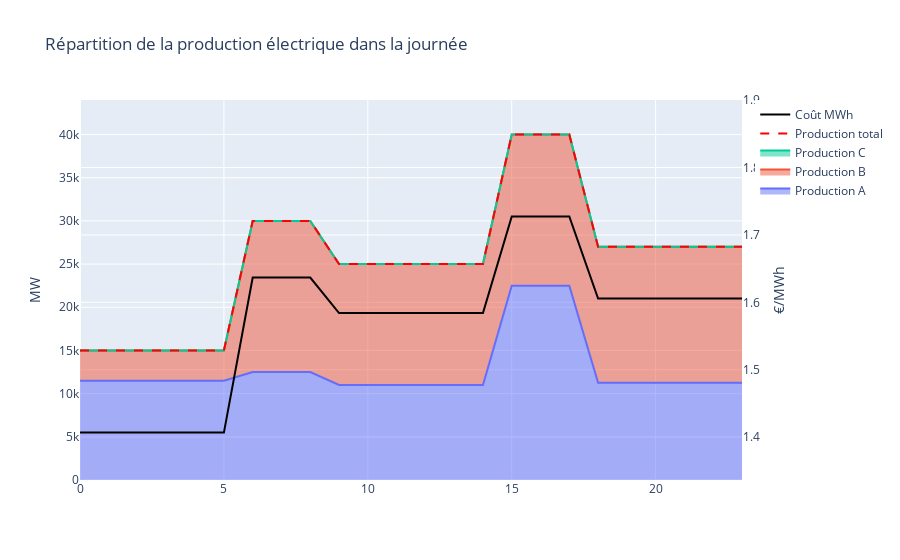

Write notebook code for a chart like this one.
### Code cell
from turtle import color
import plotly.graph_objects as go

def Results_viz(df):
    fig = go.Figure()

    Y = df["Consommation (MW)"].copy()*0
    for X in dict_11:
        Y += df[f"Puissance tot {X}"]
        fig.add_trace(
            go.Scatter(
            x=df["h"], 
            y=Y, 
            fill='tonexty',
            name = f"Production {X}"
            )
        )

    # fig.add_trace(
    #     go.Scatter(
    #         x = df["h"],
    #         y = df["Consommation (MW)"],
    #         name = "Consommation"
    #     )
    # )
    fig.add_trace(
        go.Scatter(
            x = df["h"],
            y = df["Production total"],
            name="Production total",
            line = dict(dash='dash',color="red")
        )
    )
    fig.add_trace(
        go.Scatter(
            x=df["h"],
            y=df["Coût MWh"],
            yaxis="y2",
            name="Coût MWh",
            line_color="black"
        )
    )

    fig.update_layout(
        hovermode='x',
        yaxis=dict(title="MW" ,range=[0,df["Consommation (MW)"].max()*1.1]),
        yaxis2=dict(title="€/MWh",
        range=[df["Coût MWh"].min()*0.95,df["Coût MWh"].max()*1.1],
        anchor="free",
        overlaying="y",
        side="right",
        position=1
        ),
        title = "Répartition de la production électrique dans la journée"
    )
    return fig
fig = Results_viz(df)
fig.show()

### Figure 1 — Plotly figure (JSON) as saved in the notebook; plotly's stock layout.template omitted (floating-point values rounded to 4 significant figures)
{"data": [{"fill": "tonexty", "name": "Production A", "type": "scatter", "x": [0, 1, 2, 3, 4, 5, 6, 7, 8, 9, 10, 11, 12, 13, 14, 15, 16, 17, 18, 19, 20, 21, 22, 23], "y": [11500, 11500, 11500, 11500, 11500, 11500, 12500, 12500, 12500, 11000, 11000, 11000, 11000, 11000, 11000, 22500, 22500, 22500, 11250, 11250, 11250, 11250, 11250, 11250]}, {"fill": "tonexty", "name": "Production B", "type": "scatter", "x": [0, 1, 2, 3, 4, 5, 6, 7, 8, 9, 10, 11, 12, 13, 14, 15, 16, 17, 18, 19, 20, 21, 22, 23], "y": [15000, 15000, 15000, 15000, 15000, 15000, 30000, 30000, 30000, 25000, 25000, 25000, 25000, 25000, 25000, 40000, 40000, 40000, 27000, 27000, 27000, 27000, 27000, 27000]}, {"fill": "tonexty", "name": "Production C", "type": "scatter", "x": [0, 1, 2, 3, 4, 5, 6, 7, 8, 9, 10, 11, 12, 13, 14, 15, 16, 17, 18, 19, 20, 21, 22, 23], "y": [15000, 15000, 15000, 15000, 15000, 15000, 30000, 30000, 30000, 25000, 25000, 25000, 25000, 25000, 25000, 40000, 40000, 40000, 27000, 27000, 27000, 27000, 27000, 27000]}, {"line": {"color": "red", "dash": "dash"}, "name": "Production total", "type": "scatter", "x": [0, 1, 2, 3, 4, 5, 6, 7, 8, 9, 10, 11, 12, 13, 14, 15, 16, 17, 18, 19, 20, 21, 22, 23], "y": [15000, 15000, 15000, 15000, 15000, 15000, 30000, 30000, 30000, 25000, 25000, 25000, 25000, 25000, 25000, 40000, 40000, 40000, 27000, 27000, 27000, 27000, 27000, 27000]}, {"line": {"color": "black"}, "name": "Coût MWh", "type": "scatter", "x": [0, 1, 2, 3, 4, 5, 6, 7, 8, 9, 10, 11, 12, 13, 14, 15, 16, 17, 18, 19, 20, 21, 22, 23], "y": [1.407, 1.407, 1.407, 1.407, 1.407, 1.407, 1.637, 1.637, 1.637, 1.584, 1.584, 1.584, 1.584, 1.584, 1.584, 1.728, 1.728, 1.728, 1.606, 1.606, 1.606, 1.606, 1.606, 1.606], "yaxis": "y2"}], "layout": {"hovermode": "x", "title": {"text": "Répartition de la production électrique dans la journée"}, "yaxis": {"range": [0, 44000], "title": {"text": "MW"}}, "yaxis2": {"anchor": "free", "overlaying": "y", "position": 1, "range": [1.336, 1.9], "side": "right", "title": {"text": "€/MWh"}}}}
